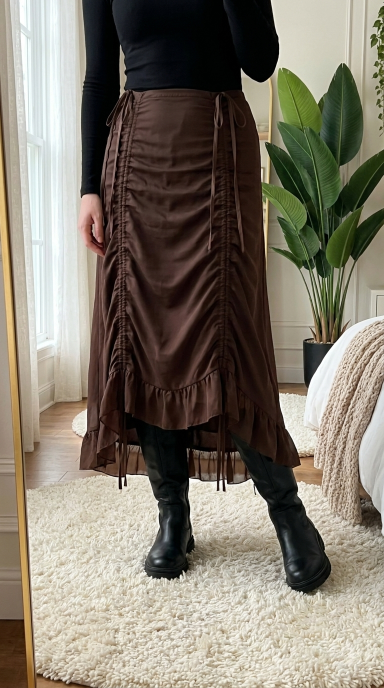
#> input picture ugc/goth-highlow-skirt/stills/S1.png, 768 x 1376 px, found by its file name (shown at 1/2 size)
$ python s1_mask.py
#> lines starting #> are read from the running program, lines starting #| are printed output that depends on the picture; after the words box and inside, x2 and y2 are one past the last pixel; in counts of white or black regions, pixels touching at a corner belong together
"""S1 free fix step 1: masks for the held shoe and the hand (GrabCut + skin colour). Writes qc/s1_masks.jpg."""
import cv2, numpy as np
im = cv2.imread("stills/S1.png")
#> im is the input picture: shape (1376, 768, 3); mean B, G, R 107.4, 120.5, 128
H, W = im.shape[:2]
#> H = 1376; W = 768
rect = (150, 270, 430, 680)                       # x, y, w, h around the held shoe + hand
mask = np.zeros((H, W), np.uint8); bg = np.zeros((1, 65), np.float64); fg = np.zeros((1, 65), np.float64)
cv2.grabCut(im, mask, rect, bg, fg, 6, cv2.GC_INIT_WITH_RECT)
obj = np.where((mask == 1) | (mask == 3), 255, 0).astype(np.uint8)
hsv = cv2.cvtColor(im, cv2.COLOR_BGR2HSV); ycc = cv2.cvtColor(im, cv2.COLOR_BGR2YCrCb)
#> after `hsv = cv2.cvtColor(im, cv2.COLOR_BGR2HSV)`: hsv: shape (1376, 768, 3); mean H, S, V 30.9, 80.4, 130.3
#> after `ycc = cv2.cvtColor(im, cv2.COLOR_BGR2YCrCb)`: ycc: shape (1376, 768, 3); mean of channels 0, 1, 2 121.3, 132.8, 120.2
skin = cv2.inRange(ycc, (0, 135, 85), (255, 180, 135))
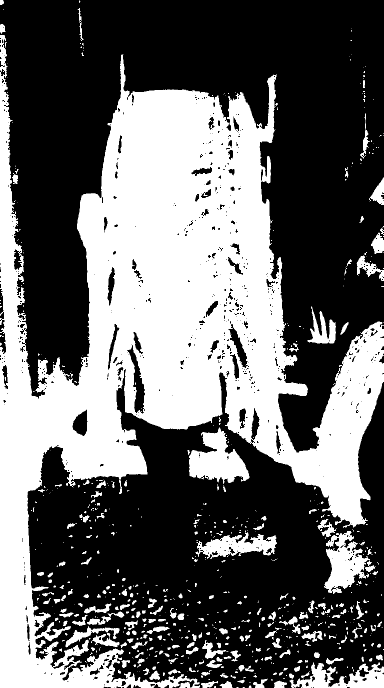
#> skin: shape (1376, 768) (shown at 1/2 size); 40% white; 661 white regions (411 under 20 px), largest, box (x1, y1, x2, y2) and area: (0, 70, 768, 1376) 370469, (378, 855, 499, 968) 7486, (648, 1062, 751, 1188) 6288
hand = cv2.bitwise_and(skin, obj)
#> hand: shape (1376, 768); 19.7% white; 17 white regions (14 under 20 px), largest, box (x1, y1, x2, y2) and area: (154, 270, 580, 950) 205104, (402, 855, 471, 950) 3070, (438, 834, 442, 844) 24
n, lab, st, _ = cv2.connectedComponentsWithStats(hand)
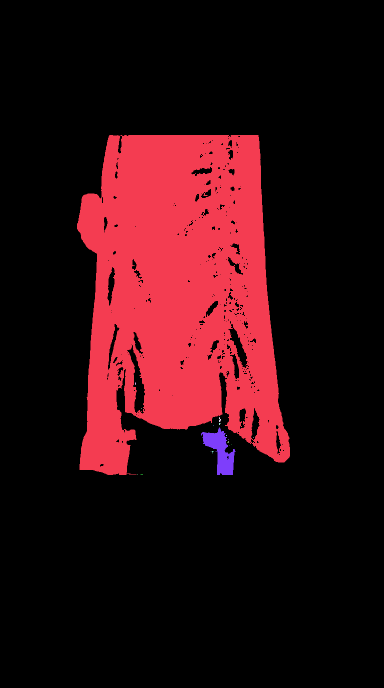
#> lab: shape (1376, 768) int32 (shown at 1/2 size); 18 distinct labels, from 0 to 17; one colour per label, 0 black
#> n = 18; st = 18 rows, first 6: [0, 0, 768, 1376, 848510], [154, 270, 426, 680, 205104], [270, 765, 2, 5, 9], [282, 817, 2, 1, 2], [438, 834, 4, 10, 24], [438, 846, 3, 4, 10]
if n > 1:
    big = 1 + np.argmax(st[1:, cv2.CC_STAT_AREA]); hand = np.where(lab == big, 255, 0).astype(np.uint8)
#> after `big = 1 + np.argmax(st[1:, cv2.CC_STAT_AREA])`: big = 1
#> after `hand = np.where(lab == big, 255, 0).astype(np.uint8)`:
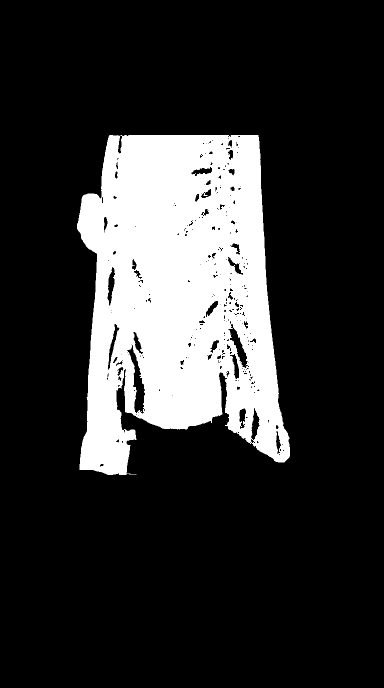
#> hand: shape (1376, 768) (shown at 1/2 size); 19.4% white; 1 white region, box (x1, y1, x2, y2) and area: (154, 270, 580, 950) 205104
cv2.imwrite("qc/obj.png", obj); cv2.imwrite("qc/hand.png", hand)
#> after `cv2.imwrite('qc/obj.png', obj)`:
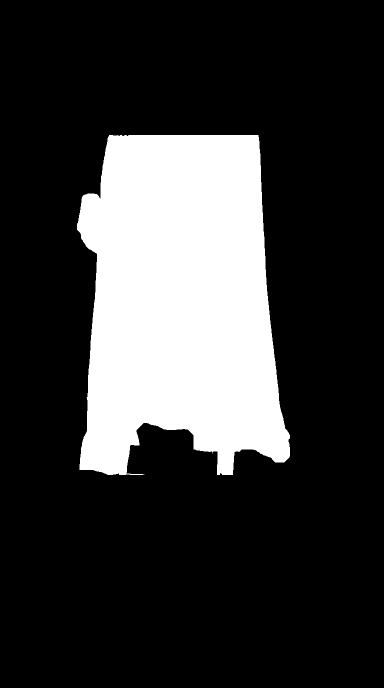
#> saved as obj.png: shape (1376, 768) (shown at 1/2 size); 21.5% white; 1 white region, box (x1, y1, x2, y2) and area: (154, 270, 580, 950) 227454
vis = im.copy(); vis[obj > 0] = (vis[obj > 0] * 0.5 + np.array([0, 255, 0]) * 0.5).astype(np.uint8)
#> after `vis[obj > 0] = (vis[obj > 0] * 0.5 + np.array([0, 255, 0]) * 0.5).asty`:
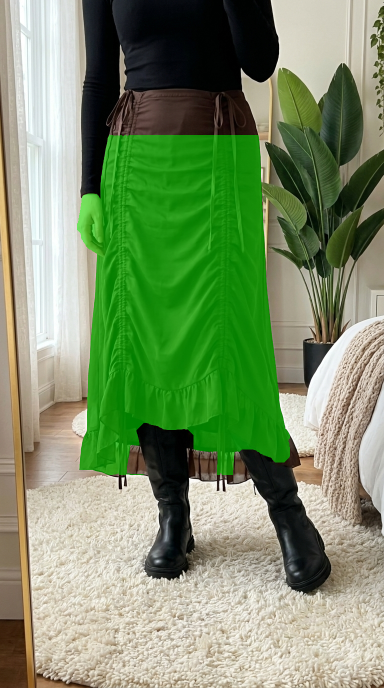
#> vis: shape (1376, 768, 3) (shown at 1/2 size); mean B, G, R 104.3, 144.3, 122.2
vis[hand > 0] = (vis[hand > 0] * 0.5 + np.array([255, 0, 0]) * 0.5).astype(np.uint8)
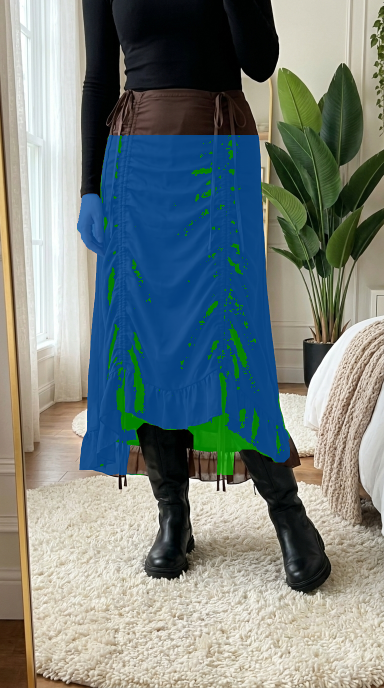
#> vis: shape (1376, 768, 3) (shown at 1/2 size); 19.41% of pixels changed, all inside (x1, y1, x2, y2) = (154, 270, 580, 950)
cv2.imwrite("qc/s1_masks.jpg", cv2.resize(vis, (W // 2, H // 2)))
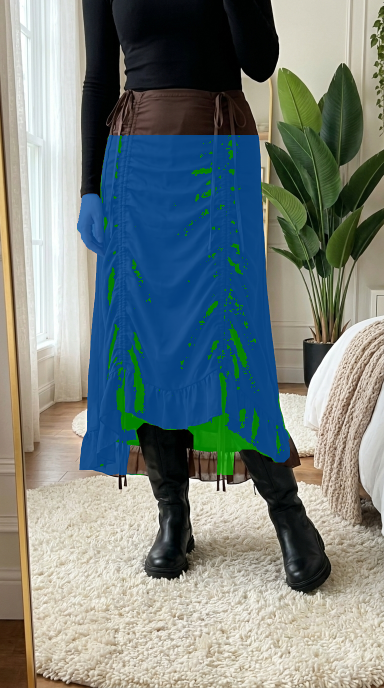
#> saved as s1_masks.jpg: shape (688, 384, 3); mean B, G, R 127.7, 130.2, 119.6
